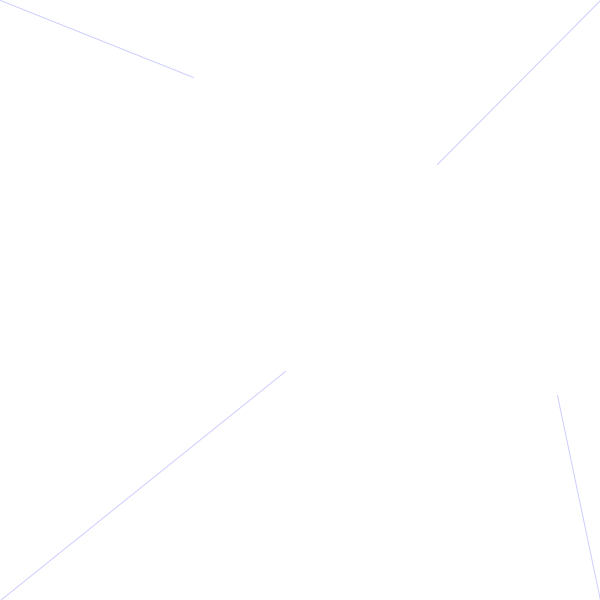
Frame 1 (no input)
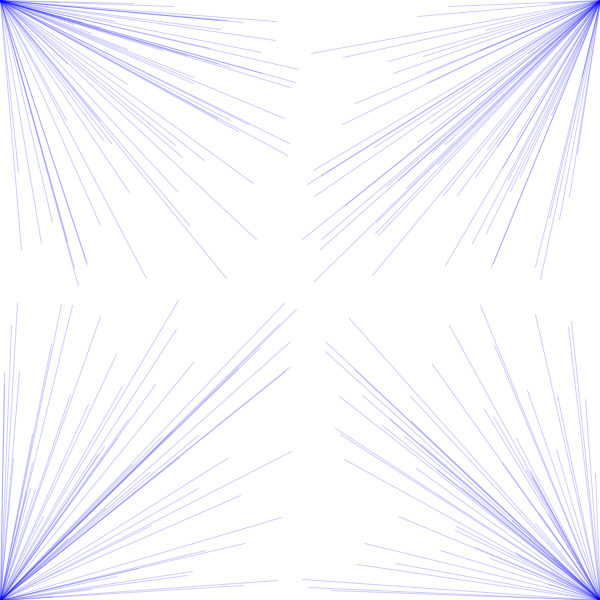
Frame 60 (the mouse pressed at the canvas centre just before this capture)
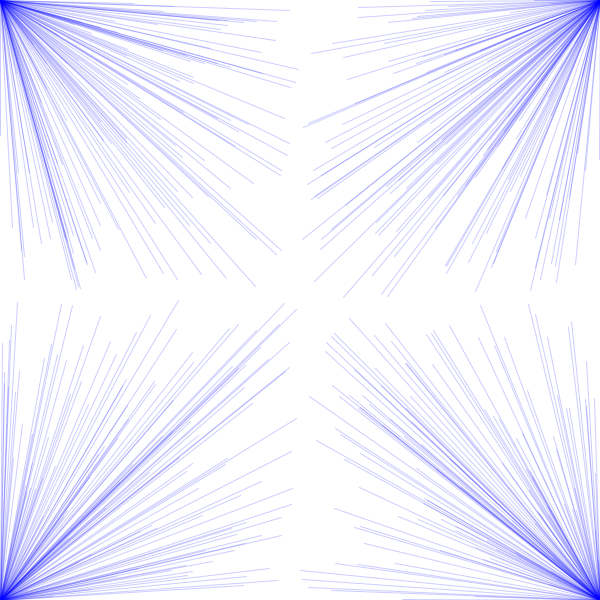
Frame 120 (the mouse held since frame 60 and released just before this capture)

The Processing sketch that drew these frames (run headless with seeded random() and noise(); from frame 60 on, the mouse is pressed at the canvas centre):

// Processing sketch: divisaoCanvas
// ── divisaoCanvas.pde
void setup()
{
  size(600,600);
  background(255);
  stroke(0,0,255,50);
}

void draw()
{
  line(0,0,random(300),random(300));
  line(0,600,random(300),random(300,600));
  line(600,600,random(300,600),random(300,600));
  line(600,0,random(300,600),random(300));
}
